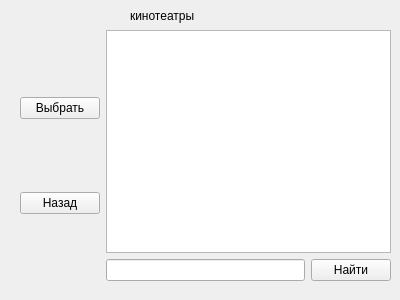
<?xml version="1.0" encoding="UTF-8"?>
<ui version="4.0">
 <class>Form</class>
 <widget class="QWidget" name="Form">
  <property name="geometry">
   <rect>
    <x>0</x>
    <y>0</y>
    <width>400</width>
    <height>300</height>
   </rect>
  </property>
  <property name="windowTitle">
   <string>Form</string>
  </property>
  <widget class="QLabel" name="label">
   <property name="geometry">
    <rect>
     <x>130</x>
     <y>0</y>
     <width>141</width>
     <height>31</height>
    </rect>
   </property>
   <property name="text">
    <string>кинотеатры</string>
   </property>
  </widget>
  <widget class="QWidget" name="horizontalLayoutWidget">
   <property name="geometry">
    <rect>
     <x>20</x>
     <y>30</y>
     <width>371</width>
     <height>251</height>
    </rect>
   </property>
   <layout class="QHBoxLayout" name="horizontalLayout">
    <item>
     <layout class="QVBoxLayout" name="verticalLayout">
      <item>
       <widget class="QPushButton" name="pushButton_3">
        <property name="text">
         <string>Выбрать</string>
        </property>
       </widget>
      </item>
      <item>
       <widget class="QPushButton" name="pushButton_4">
        <property name="text">
         <string>Назад</string>
        </property>
       </widget>
      </item>
     </layout>
    </item>
    <item>
     <layout class="QVBoxLayout" name="verticalLayout_2">
      <item>
       <widget class="QTableWidget" name="tableWidget"/>
      </item>
      <item>
       <layout class="QHBoxLayout" name="horizontalLayout_2">
        <item>
         <widget class="QLineEdit" name="lineEdit"/>
        </item>
        <item>
         <widget class="QPushButton" name="pushButton_5">
          <property name="text">
           <string>Найти</string>
          </property>
         </widget>
        </item>
       </layout>
      </item>
     </layout>
    </item>
   </layout>
  </widget>
 </widget>
 <resources/>
 <connections/>
</ui>
